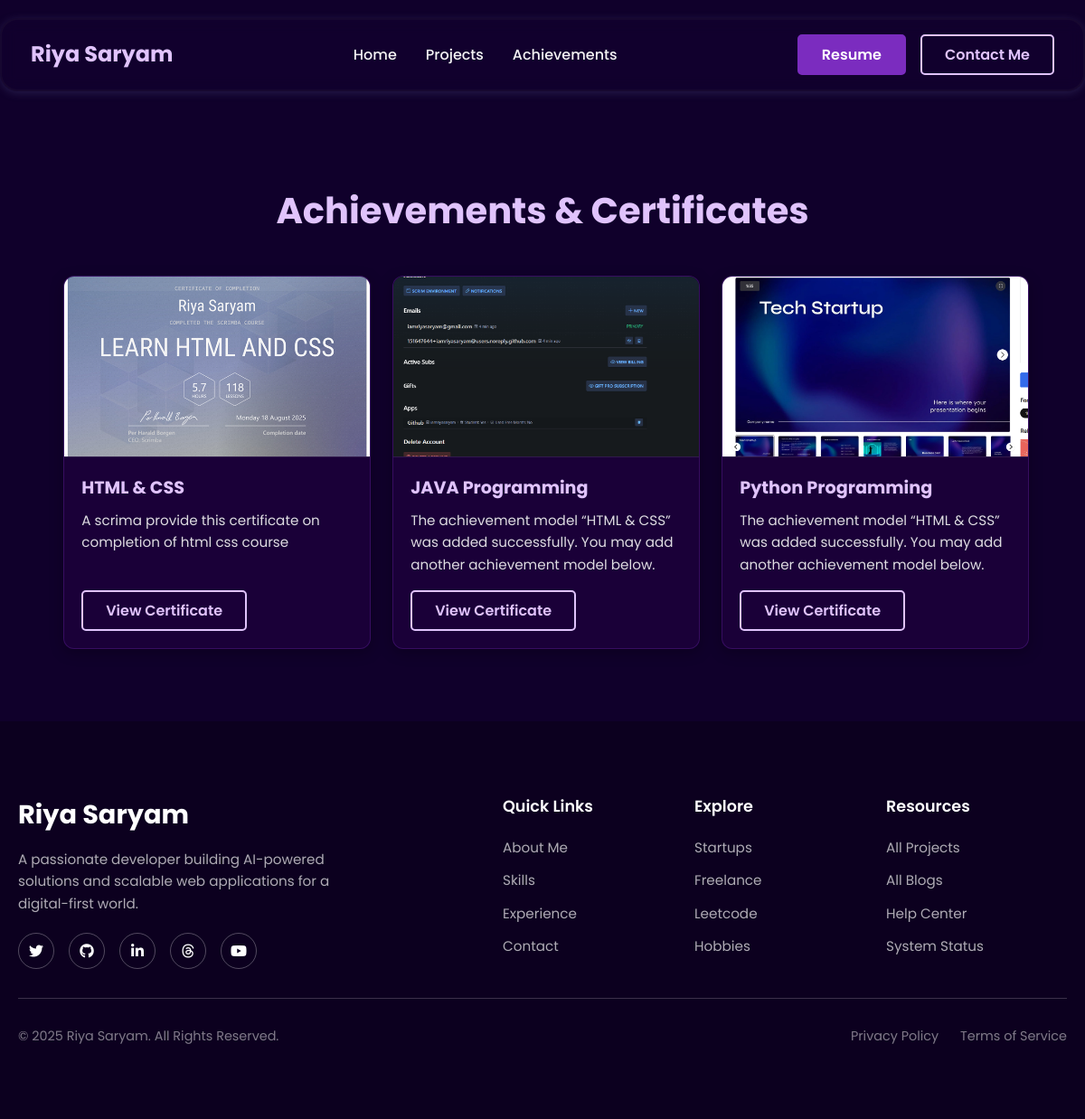
Page /achievements/ on the committed database.
### portfolio/models.py (models this page shows, shortened)
class AchievementModel(models.Model):
    title = models.CharField(max_length=200)
    description = models.TextField()
    image = models.ImageField(upload_to='achievements/')
    link = models.URLField()

### portfolio/views.py (the view)
# urls.py: path('achievements/', views.achievements, name='achievements'),
def achievements(request):
    achievements = AchievementModel.objects.all()
    return render(request, 'portfolio/certificates.html', {'achievements': achievements})

### templates/portfolio/certificates.html (shortened to what this page needs)
{% extends 'portfolio/base.html' %}
{% load static %}
{% block content %}
<section id="achievements" class="achievements-section">
    <h2 class="section-title fade-in">Achievements & Certificates</h2>
    <div class="achievements-grid fade-in">
        {% for achievement in achievements %}
        <div class="achievement-card">
            <img src="{{ achievement.image.url }}" alt="{{ achievement.title }}">
            <div class="achievement-content">
                <h3>{{ achievement.title }}</h3>
                <p>{{ achievement.description }}</p>
                <a href="{{ achievement.link }}" target="_blank" class="btn btn-secondary">View Certificate</a>
            </div>
        </div>
        {% endfor %}
    </div>
</section>
{% endblock %}

### static/css/style.css (style rules this page uses)
:root { --darkest-purple: #10002b; --mid-dark-purple: #240046; --primary-purple: #7b2cbf; --light-purple: #9d4edd; --lightest-purple: #e0c3fc; --light-text: #f4f4f4; --radius: 18px; }
* { margin: 0; padding: 0; box-sizing: border-box; }
html { scroll-behavior: smooth; }
body { font-family: 'Poppins', sans-serif; background-color: var(--darkest-purple); color: var(--light-text); line-height: 1.6; overflow-x: hidden; }
a { text-decoration: none; color: inherit; }
section { width: 100%; padding: 80px 20px; max-width: 1100px; margin: 0 auto; }
.section-title { text-align: center; font-size: 2.5rem; margin-bottom: 40px; color: var(--lightest-purple); }
.btn { display: inline-block; padding: 0 25px; line-height: 41px; height: 45px; border-radius: 5px; transition: all 0.3s ease; font-weight: 600; text-align: center; cursor: pointer; }
.btn-secondary { background: transparent; color: var(--lightest-purple); border: 2px solid var(--lightest-purple); }
.achievements-section { padding: 80px 20px; max-width: 1100px; margin: 0 auto; }
.achievements-grid { display: grid; grid-template-columns: repeat(auto-fit, minmax(320px, 1fr)); gap: 2rem; }
.achievement-card { background: rgba(36, 0, 70, 0.5); border: 1px solid rgba(123, 44, 191, 0.3); border-radius: 12px; box-shadow: 0 4px 15px rgba(0,0,0,0.25); overflow: hidden; transition: transform 0.3s ease, box-shadow 0.3s ease; display: flex; flex-direction: column; width: 340px; }
.achievement-card img { width: 100%; height: 200px; object-fit: cover; border-bottom: 1px solid rgba(255,255,255,0.1); }
.achievement-content { padding: 1.2rem; display: flex; flex-direction: column; flex-grow: 1; }
.achievement-content h3 { font-size: 1.2rem; margin-bottom: 0.5rem; color: var(--lightest-purple); }
.achievement-content p { font-size: 0.95rem; margin-bottom: 1rem; color: var(--light-text); opacity: 0.9; flex-grow: 1; }
.achievement-content .btn { align-self: flex-start; }
.fade-in { opacity: 0; transform: translateY(30px); transition: opacity 0.6s ease-out, transform 0.6s ease-out; }
.fade-in.visible { opacity: 1; transform: translateY(0); }

### rows in the picture
AchievementModel: image (picture), title "HTML & CSS", description "A scrima provide this certificate on completion of html css course"
AchievementModel: image (picture), title "JAVA Programming", description "The achievement model “HTML & CSS” was added successfully. You may add another achievement model below."
AchievementModel: image (picture), title "Python Programming", description "The achievement model “HTML & CSS” was added successfully. You may add another achievement model below."
